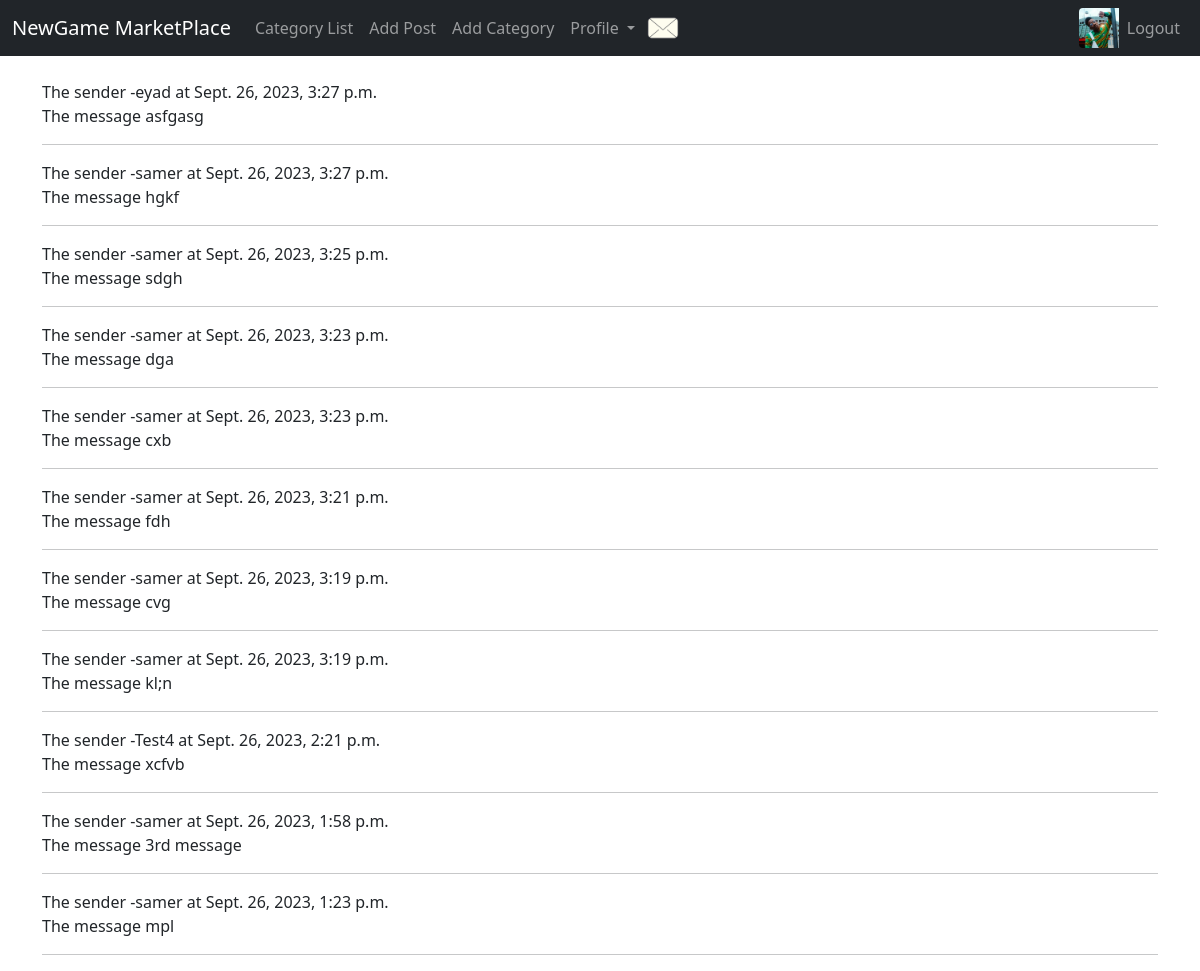
/message/1 (signed in), run on an earlier commit of the app's database.
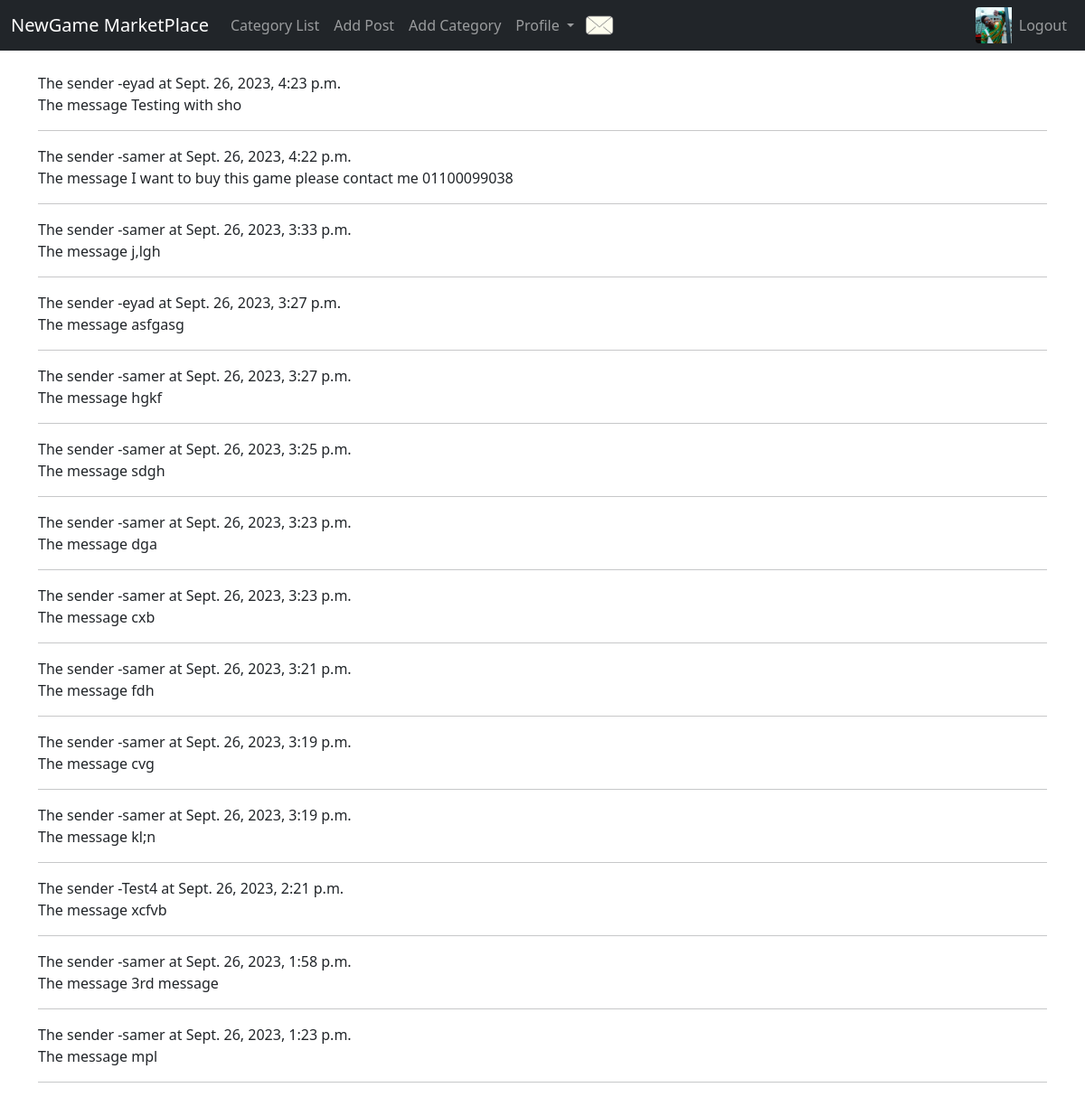
And on a later commit of the database.
### theblog/models.py (models this page shows, shortened)
class Message(models.Model):
    receiver_name = models.ForeignKey(User, related_name='receiver_name', on_delete=models.CASCADE)
    sender_name = models.ForeignKey(User, related_name='sender_name', on_delete=models.CASCADE)
    message = models.TextField()
    date_added = models.DateTimeField(auto_now_add=True)

### theblog/views.py (the view)
# urls.py: path('message/<int:pk>',MessageView, name='message_detail'),
def MessageView(request,pk):
    messages = Message.objects.filter(receiver_name_id=pk).order_by('-date_added')
    try:
        receiver = get_object_or_404(User, username=messages[0].receiver_name)
        receiver.profile.has_new_messages = False
        receiver.profile.save()
    except:
        pass
    return render(request,'message_detail.html',{'messages':messages,'receiver_id':pk})

### theblog/templates/message_detail.html (shortened to what this page needs)
{% extends 'base.html' %}
{% load static %}
{% block content %}
{% if user.is_authenticated %}
  {% if user.id == receiver_id %}
    {% if messages %}
        {% for message in messages %}
          The sender -{{message.sender_name}} at  {{message.date_added}} <br>
          The message {{message.message}}
        <hr>
        {% endfor %}
    {% else %}
      You have no messages right now
    {% endif %}
  {% else %}
        You have no access here
  {% endif %}
{% else %}
  Login to have access to this page
{% endif %}
{% endblock %}

What changed in the data, as far as the page shows it:
added Message: sender_name "eyad", date_added "Sept. 26, 2023, 4:23 p.m.", message "Testing with sho"
added Message: sender_name "samer", date_added "Sept. 26, 2023, 4:22 p.m.", message "I want to buy this game please contact me 01100099038"
added Message: sender_name "samer", date_added "Sept. 26, 2023, 3:33 p.m.", message "j,lgh"
